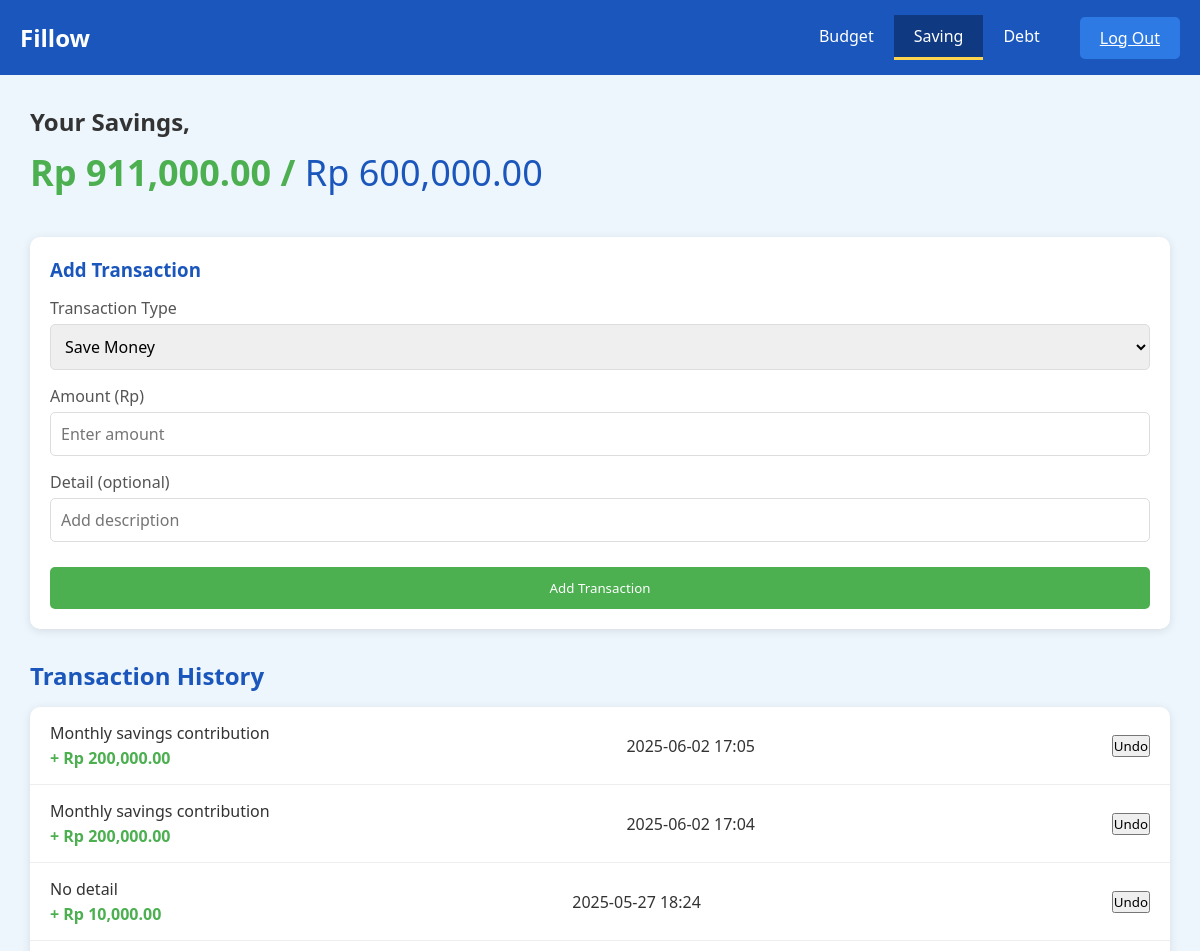
The app's page /savings (signed in, upper part), older data.
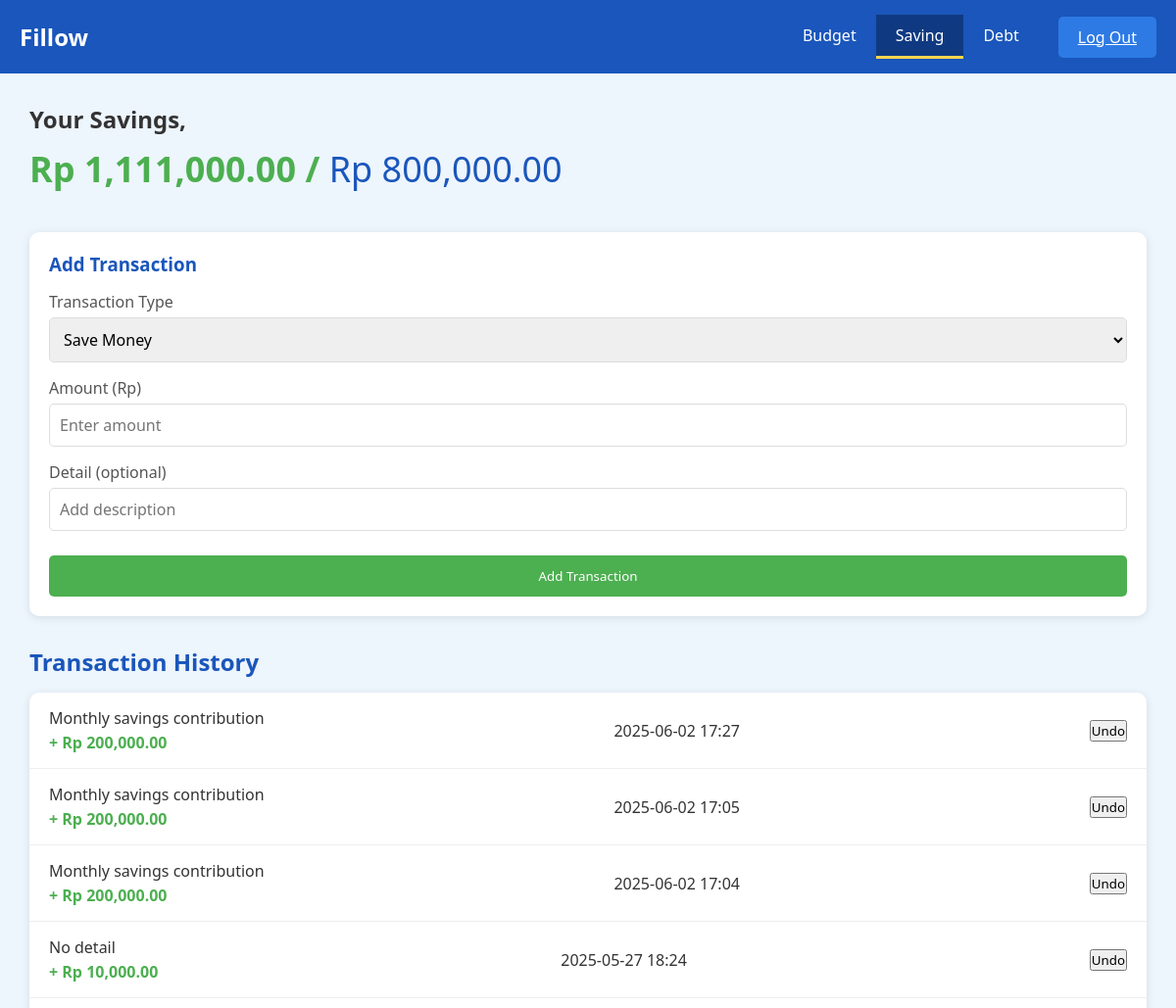
The same page, newer data.
### models.py (models this page shows)
class Savings(db.Model):
    id = db.Column(db.Integer, primary_key=True)
    curr_savings = db.Column(db.Float, nullable=False)
    saving_goal = db.Column(db.Float, nullable=True)  # <-- New field added
    date = db.Column(db.DateTime, nullable=True)
    detail = db.Column(db.Text, nullable=True)

class SavingsTransaction(db.Model):
    id = db.Column(db.Integer, primary_key=True)
    savings_id = db.Column(db.Integer, db.ForeignKey('savings.id'), nullable=False)  # <-- fix here
    action = db.Column(db.String(10), nullable=False)  # 'save' or 'spend'
    amount = db.Column(db.Float, nullable=False)
    detail = db.Column(db.Text, nullable=True)
    date = db.Column(db.DateTime, nullable=False)
    savings = db.relationship('Savings', backref=db.backref('transactions', lazy=True))

### routes.py (the view, shortened to what this page needs)
@BP.route('/savings', methods=['GET', 'POST'])
@login_required_manual
def savings():
    user = get_current_user()
    if not user:
        return redirect(url_for('BP.login'))
    savings = Savings.query.get(user.savings_id) if user.savings_id else None
    budget = user.budget if user else None
    transactions = SavingsTransaction.query.filter_by(savings_id=savings.id).order_by(SavingsTransaction.date.desc()).all() if savings else []
    return render_template(
        'savings.html',
        savings=savings,
        curr_savings=savings.curr_savings if savings else 0,
        saving_goal=savings.saving_goal if savings and savings.saving_goal else 0,
        transactions=transactions,
        budget=budget
    )

### routes.py (called while the page is built)
def login_required_manual(f):
    @wraps(f)
    def decorated_function(*args, **kwargs):
        if 'user_id' not in session:
            if request.headers.get('X-Requested-With') == 'XMLHttpRequest':
                return jsonify(success=False, message="Not logged in"), 401
            return redirect(url_for('BP.login'))
        return f(*args, **kwargs)
    return decorated_function

def get_current_user():
    user_id = session.get('user_id')
    if user_id:
        return User.query.get(user_id)
    return None

### templates/savings.html (shortened to what this page needs)
<!DOCTYPE html>
<html lang="en">
<head>
    <link rel="stylesheet" href="/static/saving.css" />
    <link
      rel="stylesheet"
      href="https://cdnjs.cloudflare.com/ajax/libs/font-awesome/5.15.4/css/all.min.css"
    />
</head>
<body>
    <div class="container">
        <header>
            <div class="logo">Fillow</div>
            <nav>
                <a href="{{ url_for('BP.budget') }}">Budget</a>
                <a href="{{ url_for('BP.savings') }}" class="active">Saving</a>
                <a href="debt.html">Debt</a>
            </nav>
            <a href="{{ url_for('BP_auth.logout') }}" class="log-out">Log Out</a>
        </header>
        <div class="content">
            <h1 class="savings-title">Your Savings,</h1>
            <div class="savings-amount">
                <span id="currentSavings">Rp {{ "{:,.2f}".format(curr_savings) }}</span> /
                <span id="savingsGoal">Rp {{ "{:,.2f}".format(saving_goal) }}</span>
            </div>
            <div class="transaction-form">
                <h3>Add Transaction</h3>
                <form id="transactionForm" method="POST" action="{{ url_for('BP.savings') }}">
                    <div class="form-group">
                        <label for="transactionType">Transaction Type</label>
                        <select id="transactionType" name="action" required>
                            <option value="save">Save Money</option>
                        </select>
                    </div>
                    <div class="form-group">
                        <label for="amount">Amount (Rp)</label>
                        <input
                            type="number"
                            id="amount"
                            name="amount"
                            placeholder="Enter amount"
                            required
                            min="0.01"
                            step="0.01"
                        />
                    </div>
                    <div class="form-group">
                        <label for="detail">Detail (optional)</label>
                        <input type="text" id="detail" name="detail" placeholder="Add description" />
                    </div>
                    <button type="submit" class="submit-btn">Add Transaction</button>
                </form>
            </div>
            <div class="transaction-section">
                <h2>Transaction History</h2>
                <div class="transaction-list" id="transactionList">
                    {% for txn in transactions %}
                    <div class="transaction-item {% if txn.action == 'save' %}income{% else %}expense{% endif %}">
                        <div class="transaction-details">
                            <div class="transaction-category">{{ txn.detail or txn.category or 'No detail' }}</div>
                            <div class="transaction-amount">
                                {% if txn.action == 'save' %}
                                    + Rp {{ "{:,.2f}".format(txn.amount) }}
                                {% else %}
                                    - Rp {{ "{:,.2f}".format(txn.amount) }}
                                {% endif %}
                            </div>
                        </div>
                        <div class="transaction-date">{{ txn.date.strftime('%Y-%m-%d %H:%M') if txn.date else '' }}</div>
                        <form method="POST" action="{{ url_for('BP.undo_transaction', txn_id=txn.id) }}" style="display:inline;">
                            <button type="submit" class="undo-btn" onclick="return confirm('Undo this transaction? This action cannot be undone.')">
                                Undo
                            </button>
                        </form>
                    </div>
                    {% else %}
                    <p>No transactions yet.</p>
                    {% endfor %}
                </div>
            </div>
        </div>
    </div>
</body>
</html>

Row changes from the older to the newer data that the page shows:
changed Savings: curr_savings "911,000.00" → "1,111,000.00"; saving_goal "600,000.00" → "800,000.00"
added SavingsTransaction: detail "Monthly savings contribution", amount "200,000.00", date "2025-06-02 17:27"
